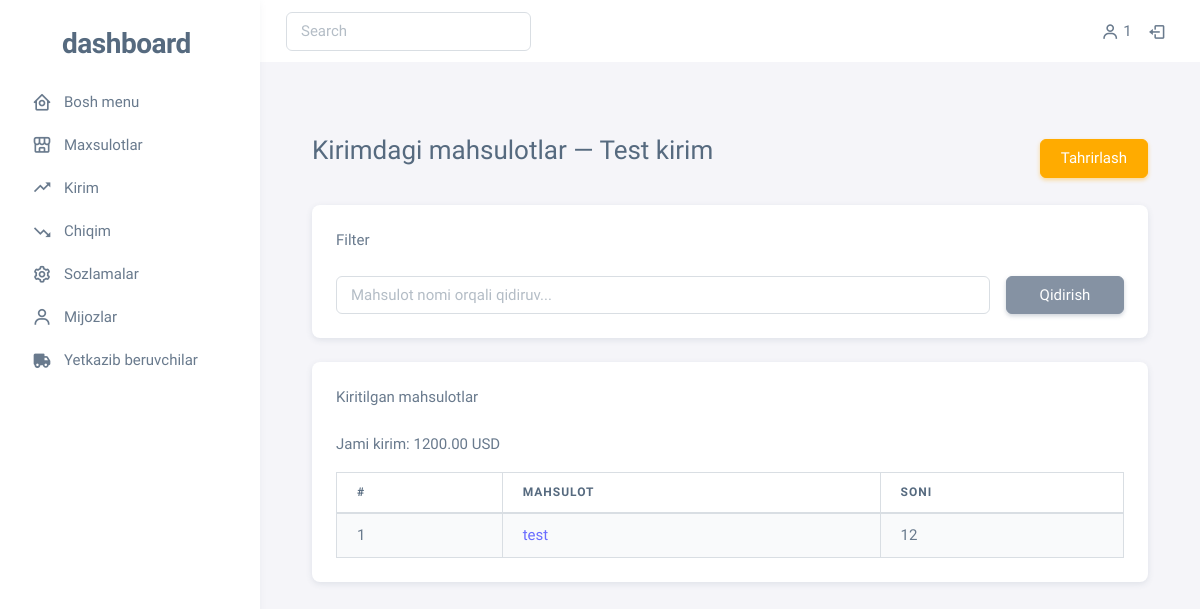
The app's page /enter/1/ (signed in) with its own data.
### main/models.py (models this page shows, shortened)
class CustomUser(AbstractUser):
    user_type = models.CharField(max_length=50,
        default='user',
        choices=[
            ('user', 'User'),
            ('deliver', 'Deliver'),
            ('customer', 'Customer')
        ])
    class Meta:
        verbose_name = 'User'
        verbose_name_plural = 'Users'
        ordering = ['-id']

class Enter(models.Model):
    description = models.TextField()
    created_at = models.DateTimeField(auto_now_add=True)
    deliver = models.ForeignKey('CustomUser', on_delete=models.SET_NULL, null=True)
    class Meta:
        verbose_name = 'Enter'
        verbose_name_plural = 'Enters'
        ordering = ['-created_at']

class EnterItem(models.Model):
    enter = models.ForeignKey(Enter, on_delete=models.CASCADE)
    product = models.ForeignKey(Product, on_delete=models.CASCADE)
    quantity = models.PositiveIntegerField()
    created_at = models.DateTimeField(auto_now_add=True)
    class Meta:
        verbose_name = 'EnterItem'
        verbose_name_plural = 'EnterItems'
        ordering = ['-created_at']

class Product(models.Model):
    name = models.CharField(max_length=100)
    price = models.DecimalField(max_digits=10, decimal_places=2)
    description = models.TextField()
    quantity = models.PositiveIntegerField()
    created_at = models.DateTimeField(auto_now_add=True)
    category = models.ForeignKey('Category', on_delete=models.SET_NULL, null=True)
    class Meta:
        verbose_name = 'Product'
        verbose_name_plural = 'Products'
        ordering = ['-created_at']

### main/views.py (the view)
# urls.py: path('enter/<int:enter_id>/', views.enter_item, name='enter_item'),
@login_required(login_url='login')
def enter_item(request, enter_id):
    enter = Enter.objects.get(id=enter_id)
    enter_items = EnterItem.objects.filter(enter=enter)
    total_price = 0
    for item in enter_items:
        total_price += item.product.price * item.quantity
    context = {'items': enter_items, 'products': Product.objects.all(), 'enter': enter, 'total_price': total_price}
    return render(request, 'enter_item.html', context=context)

### templates/enter_item.html
{% extends 'base.html' %}
{% load static %}
{% block content %}
<div class="container mt-5">
  <div class="d-flex justify-content-between align-items-center mb-4">
    <h3>Kirimdagi mahsulotlar — {{ enter.description }}</h3>
    <a href="{% url 'edit_enter' enter.id %}" class="btn btn-warning">Tahrirlash</a>
  </div>
  <div class="card mb-4">
    <div class="card-header">Filter</div>
    <div class="card-body">
      <form method="GET" class="row g-3" action="{% url 'filter_enter_item' enter.id %}">
        <div class="col-md-10">
          <input type="text" name="search" class="form-control" placeholder="Mahsulot nomi orqali qidiruv..." value="{{ request.GET.search }}">
        </div>
        <div class="col-md-2">
          <button type="submit" class="btn btn-secondary w-100">Qidirish</button>
        </div>
      </form>
    </div>
  </div>
  <div class="card">
    <div class="card-header">Kiritilgan mahsulotlar</div>
    <div class="card-body">
      <table class="table table-bordered table-striped">
        <thead>
          <tr>
            <th>#</th>
            <th>Mahsulot</th>
            <th>Soni</th>
          </tr>
        </thead>
        <tbody>
          {% for item in items %}
          <tr>
            <td>{{ forloop.counter }}</td>
            <td><a href="{% url 'product_detail' item.product.id %}">{{ item.product.name }}</a></td>
            <td>{{ item.quantity }}</td>
          </tr>
          {% empty %}
          <tr>
            <td colspan="5" class="text-center">Hozircha hech qanday mahsulot kiritilmagan.</td>
          </tr>
          {% endfor %}
          <div>
            <p>Jami kirim: {{ total_price }} USD</p>
          </div>
        </tbody>
      </table>
    </div>
  </div>
</div>
{% endblock %}

### templates/base.html (shortened to what this page needs)
<!DOCTYPE html>
{% load static %}
<html lang="en" class="light-style layout-menu-fixed" dir="ltr" data-theme="theme-default" data-assets-path="{% static 'assets/' %}" data-template="vertical-menu-template-free">
  <head>
    <link rel="stylesheet" href="{% static 'assets/vendor/fonts/boxicons.css' %}" />
    <link rel="stylesheet" href="{% static 'assets/vendor/css/core.css' %}" class="template-customizer-core-css" />
    <link rel="stylesheet" href="{% static 'assets/vendor/css/theme-default.css' %}" class="template-customizer-theme-css" />
    <link rel="stylesheet" href="{% static 'assets/css/demo.css' %}" />
    <link rel="stylesheet" href="{% static 'assets/vendor/libs/perfect-scrollbar/perfect-scrollbar.css' %}" />
    <link rel="stylesheet" href="{% static 'assets/vendor/libs/apex-charts/apex-charts.css' %}" />
  </head>
  <body>
    <div class="layout-wrapper layout-content-navbar">
      <div class="layout-container">
        <aside id="layout-menu" class="layout-menu menu-vertical menu bg-menu-theme">
          <div class="app-brand demo">
            <a href="index.html" class="app-brand-link">
              <span class="app-brand-logo demo">
                <svg width="25" viewBox="0 0 25 42" xmlns="http://www.w3.org/2000/svg">
                </svg>
              </span>
              <span class="app-brand-text demo menu-text fw-bolder ms-2">Dashboard</span>
            </a>
          </div>
          <div class="menu-inner py-1">
            <ul class="menu-item">
              <li class="menu-item">
                <a href="{% url 'index' %}" class="menu-link">
                  <i class="menu-icon tf-icons bx bx-home-circle"></i>
                  <div>Bosh menu</div>
                </a>
              </li>
              <li class="menu-item">
                <a href="{% url 'products' %}" class="menu-link">
                    <i class='menu-icon bx bx-store-alt'></i>
                  <div>Maxsulotlar</div>
                </a>
              </li>
              <li class="menu-item">
                <a href="{% url 'enter' %}" class="menu-link">
                  <i class='menu-icon bx bx-trending-up'></i>
                  <div>Kirim</div>
                </a>
              </li>
              <li class="menu-item">
                <a href="{% url 'out' %}" class="menu-link">
                  <i class='menu-icon bx bx-trending-down' ></i>
                  <div>Chiqim</div>
                </a>
              </li>
              <li class="menu-item">
                <a href="{% url 'settings' %}" class="menu-link">
                  <i class="menu-icon tf-icons bx bx-cog"></i>
                  <div>Sozlamalar</div>
                </a>
              </li>
              <li class="menu-item"><a href="{% url 'customers' %}" class="menu-link">
                <i class="menu-icon tf-icons bx bx-user"></i>
                <div>Mijozlar</div>
              </a>
              </li>
              <li class="menu-item">
                <a href="{% url 'delivers' %}" class="menu-link">
                  <i class="menu-icon tf-icons bx bxs-truck"></i>
                  <div>Yetkazib beruvchilar</div>
                </a>
              </li>
            </ul>
          </div>
        </aside>
        <div class="layout-page">
          <nav class="layout-navbar container-xxl navbar navbar-expand-xl navbar-light bg-navbar-theme">
            <div class="navbar-nav-right d-flex align-items-center" id="navbar-collapse">
              <form action="#" method="get">
                <input type="search" class="form-control" placeholder="Search" />
              </form>
              <ul class="navbar-nav flex-row align-items-center ms-auto">
                <li class="nav-item">
                  <a href="#" class="nav-link">
                    <i class="bx bx-user"></i>
                    <span class="d-none d-md-inline-block">{{user.username}}</span>
                  </a>
                </li>
                <li class="nav-item">
                  <a href="{% url 'logout' %}" class="nav-link">
                    <i class="bx bx-log-out"></i>
                  </a>
                </li>
              </ul>
            </div>
          </nav>
          <div class="content-wrapper">
            <div class="container-xxl flex-grow-1 container-p-y">
              {% block content %}{% endblock content %}
            </div>
          </div>
        </div>
      </div>
    </div>
  </body>
</html>

### static/assets/css/demo.css (style rules this page uses)
.menu .app-brand.demo { height: 64px; margin-top: 12px; }
.app-brand-logo.demo svg { width: 22px; height: 38px; }
.app-brand-text.demo { font-size: 1.75rem; letter-spacing: -0.5px; text-transform: lowercase; }

### records on screen
CustomUser: username "1"
Enter: description "Test kirim"
EnterItem: product.name "test", quantity "12"

### other values on screen
{{ total_price }} "1200.00"
